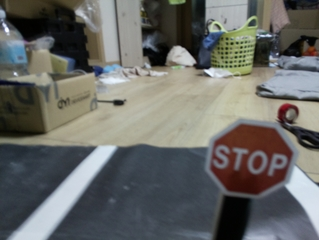
#> input picture archive/PID_controller/test/stopsign_detection_Test/images/stopsign10_0616.jpg, 319 x 240 px
$ python -i algorithms.py   (imports and definitions only)   (older library calls are emulated)
#> lines starting #> are read from the running program, lines starting #| are printed output that depends on the picture; after the words box and inside, x2 and y2 are one past the last pixel; in counts of white or black regions, pixels touching at a corner belong together
"""
Algorithms for preprocessing images and detecting lanes
"""

import cv2
import numpy as np
# from stopsign_detection.stopsign import detect_stopSign

WIDTH = 400
HEIGHT = 240

pts1 = np.array([[50,135],[340,135],[0,185],[400,185]],np.int32)
pts2 = np.array([[100,0],[280,0],[100,240],[280,240]],np.int32)

# [24 lines left out: function Perspective, not called in this run]

def Threshold(imgPers):
    """
    Detect the lanes on each side

    param:
        imgPers: a new frame from the vertical perspective(numpy array)

    return:
        imgFinal: a new frame combined with binary thresholded image and canny edge detected image(numpy array)
        imgFinalDuplicate, imgFinalDuplicate1: duplicate image of imgFinal(numpy array)
    """

    imgGray = cv2.cvtColor(imgPers, cv2.COLOR_RGB2GRAY) # turn the image to gray
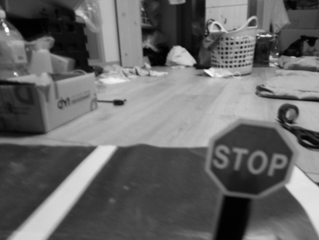
#> imgGray: shape (240, 319); min 0, max 255, mean 104.3

    # Blurring -----------------------------------------------
    # imgBlur = cv2.blur(imgPers, (5,5))
    imgBlur = cv2.GaussianBlur(imgGray, (5,5), 0) # apply blurring to remove noises
    # imgBlur = cv2.medianBlur(imgPers, 5)
    # imgBlur = cv2.bilateralFilter(imgPers,9,75,75)
    # -----------------------------------------------

    imgThresh = cv2.inRange(imgBlur, 220, 255, cv2.THRESH_BINARY) # turn the image into binary(black or white)
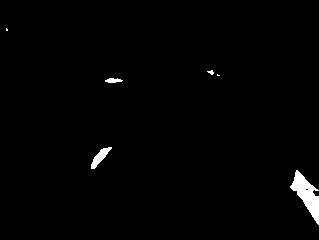
#> imgThresh: shape (240, 319); 1.3% white; 6 white regions (2 under 20 px), largest, box (x1, y1, x2, y2) and area: (290, 170, 319, 225) 684, (91, 147, 112, 169) 183, (105, 78, 123, 83) 63, (207, 70, 214, 75) 20
    cv2.imshow("Binary Threshold", imgThresh)
    cv2.waitKey(1)
    # [14 lines of commented-out code are left out]
    imgEdge = cv2.Canny(imgGray, 350, 450) # capture the edges
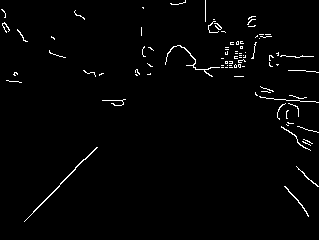
#> imgEdge: shape (240, 319); 1.8% white in thin lines or dots

    cv2.imshow("canny edge", imgEdge)
    cv2.waitKey(1)

    # combing the binary threshold and canny edge detector
    imgFinal = cv2.add(imgThresh, imgEdge)
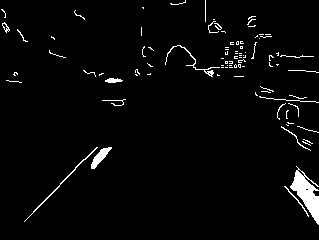
#> imgFinal: shape (240, 319); 3% white; 91 white regions (70 under 20 px), largest, box (x1, y1, x2, y2) and area: (290, 166, 319, 225) 722, (91, 147, 112, 169) 183, (165, 45, 220, 77) 143
    imgFinal = cv2.cvtColor(imgFinal, cv2.COLOR_GRAY2RGB)
    imgFinalDuplicate = cv2.cvtColor(imgFinal, cv2.COLOR_RGB2BGR)
    imgFinalDuplicate1 = cv2.cvtColor(imgFinal, cv2.COLOR_RGB2BGR)
    return imgFinal, imgFinalDuplicate, imgFinalDuplicate1

# [115 lines left out: functions Histogram, LaneFinder, LaneCenter, detect_stopSign, not called in this run]

>>> import cv2
>>> picture = cv2.cvtColor(cv2.imread('../archive/PID_controller/test/stopsign_detection_Test/images/stopsign10_0616.jpg'), cv2.COLOR_BGR2RGB)
>>> result = Threshold(picture)

$ run again, on archive/PID_controller/test/stopsign_detection_Test/images/stopsign12_0616.jpg
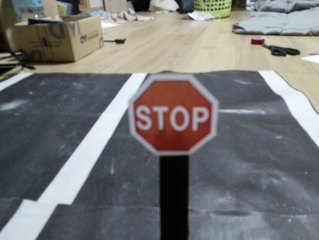
#> input picture archive/PID_controller/test/stopsign_detection_Test/images/stopsign12_0616.jpg, 319 x 240 px
#> in Threshold, `imgThresh = cv2.inRange(imgBlur, 220, 255, cv2.THRESH_BINARY)`:
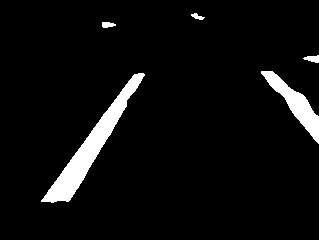
#> imgThresh: shape (240, 319); 5.3% white; 5 white regions, box (x1, y1, x2, y2) and area: (41, 73, 145, 203) 2657, (261, 71, 319, 144) 1220, (303, 55, 319, 63) 83, (102, 22, 116, 28) 64, (191, 13, 205, 20) 51
#> imgEdge: shape (240, 319); 2.3% white in thin lines or dots
#> in Threshold, `imgFinal = cv2.add(imgThresh, imgEdge)`:
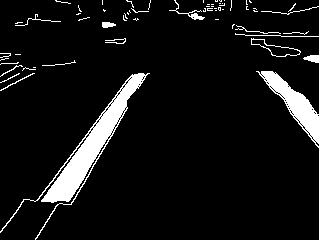
#> imgFinal: shape (240, 319); 7.6% white; 63 white regions (44 under 20 px), largest, box (x1, y1, x2, y2) and area: (0, 73, 150, 240) 3200, (256, 71, 319, 148) 1402, (251, 38, 301, 57) 124

$ run again, on archive/PID_controller/test/stopsign_detection_Test/images/stopsign14_0616.jpg
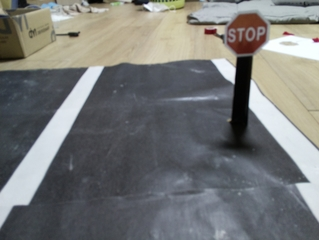
#> input picture archive/PID_controller/test/stopsign_detection_Test/images/stopsign14_0616.jpg, 319 x 240 px
#> in Threshold, `imgThresh = cv2.inRange(imgBlur, 220, 255, cv2.THRESH_BINARY)`:
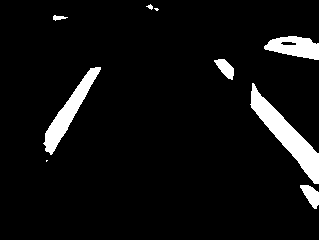
#> imgThresh: shape (240, 319); 6.1% white; 9 white regions (2 under 20 px), largest, box (x1, y1, x2, y2) and area: (250, 83, 319, 184) 1950, (43, 67, 101, 155) 1307, (264, 36, 319, 60) 856
#> imgEdge: shape (240, 319); 2% white in thin lines or dots
#> in Threshold, `imgFinal = cv2.add(imgThresh, imgEdge)`:
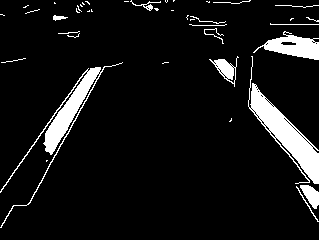
#> imgFinal: shape (240, 319); 8.2% white; 41 white regions (25 under 20 px), largest, box (x1, y1, x2, y2) and area: (248, 56, 319, 184) 2271, (0, 62, 123, 228) 1802, (253, 31, 319, 60) 923
